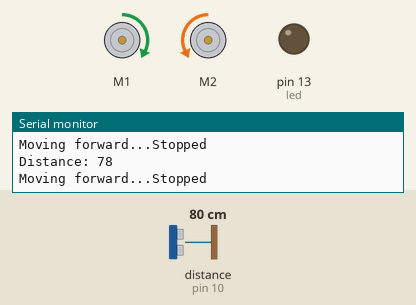
Recording of a sketch running on a simulated Arduino Uno, built with avr-gcc and run on an emulated ATmega328P. Parts: 2 × DC motor (green arrow = forward, orange = backward, longer = faster), output pins drawn as LEDs (lit = HIGH), the last lines printed to the serial monitor. Wiring (inferred from the names in the program): ultrasonic range finder: trigger pin 9; echo pin 10. The test bench sets the inputs (shaded band); at power-on: distance to the obstacle (sensor on pin 10) 80 cm. The echo pulse lasts 58.3 µs per cm; pins used as bus, display or sensor lines are not drawn.

Above: at 1.2 s.
1.3 s: distance to the obstacle (sensor on pin 10) set to 44 cm
4.3 s: distance to the obstacle (sensor on pin 10) set to 37 cm
At 4.8 s:
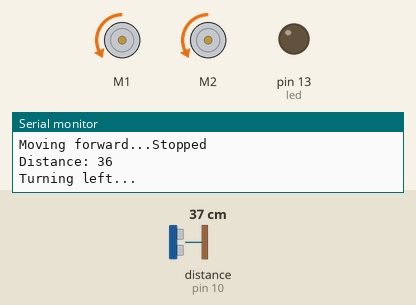
7.3 s: distance to the obstacle (sensor on pin 10) set to 60 cm
At 7.55 s:
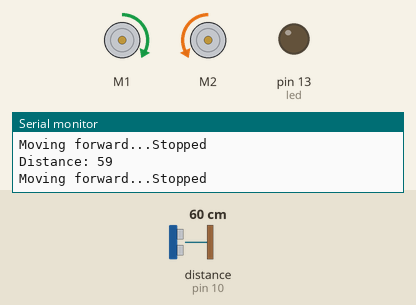
Timing chart, 0 to 10.3 s (numbered marks = the images above; inputs shaded):
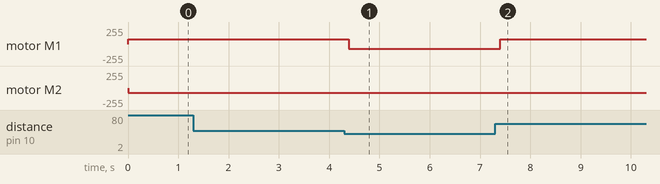

The sketch:

Rebecca_and_Jane_fianl.ino
```cpp
#include <Wire.h>
#include <Adafruit_MotorShield.h>
#include "utility/Adafruit_MS_PWMServoDriver.h"

// Create the motor shield object with the default I2C address
Adafruit_MotorShield AFMS = Adafruit_MotorShield();
// Or, create it with a different I2C address (say for stacking)
//Adafruit_MotorShield AFMS = Adafruit_MotorShield(0x61);

// Select which 'port' M1, M2, M3 or M4. In this case, M1
Adafruit_DCMotor *leftMotor = AFMS.getMotor(1);
// You can also make another motor on port M2
Adafruit_DCMotor *rightMotor = AFMS.getMotor(2);


/* for distance sensor */
// defines pins numbers
const int trigPin = 9;
const int echoPin = 10;
// defines variables
long duration;
int distance;
int led =13;
int led2 =13;

void setup() {
  pinMode (led, OUTPUT);
  pinMode(trigPin, OUTPUT); // Sets the trigPin as an Output
  pinMode(echoPin, INPUT); // Sets the echoPin as an Input

  Serial.begin(19200);
  AFMS.begin();
  leftMotor->setSpeed(70);
  rightMotor->setSpeed(70);
  //fanMotor->setSpeed(40);

  Serial.println("Startup");
}

void forward() {
  Serial.print("Moving forward...");
  leftMotor->run(FORWARD);
  rightMotor->run(BACKWARD);
  delay(100);
  leftMotor->run(RELEASE);
  rightMotor->run(RELEASE);
  Serial.println("Stopped");
}

//void fan() {
//  fanMotor->run(FORWARD);
//  delay(250);
//}

void turnleft() {
  Serial.print("Turning left...");
  leftMotor->run(BACKWARD);
  rightMotor->run(BACKWARD);
  delay(1000);
  leftMotor->run(RELEASE);
  rightMotor->run(RELEASE);
  Serial.println("Stopped");
}

void loop() {
  // Clears the trigPin
  digitalWrite(trigPin, LOW);
  delayMicroseconds(2);
  // Sets the trigPin on HIGH state for 10 micro seconds
  digitalWrite(trigPin, HIGH);
  delayMicroseconds(10);
  digitalWrite(trigPin, LOW);
  // Reads the echoPin, returns the sound wave travel time in microseconds
  duration = pulseIn(echoPin, HIGH);
  // Calculating the distance
  distance = duration * 0.034 / 2;
  // Prints the distance on the Serial Monitor
  Serial.print("Distance: ");
  Serial.println(distance);

  if (distance <= 40) {
    turnleft();
   // fan();
//    digitalWrite (led, LOW);
//    digitalWrite (led2, HIGH);
  }
  else {
    forward();
    //fan();
    digitalWrite (led, HIGH);
    digitalWrite (led2, LOW);
  }
}
```

Measured:
- the behaviour switches between 42 and 41 cm on distance to the obstacle (sensor on pin 10) (found by bisection; images 0 and 1)
- after the input at 4.3 s, motor M1: forward 70/255 → backward 70/255 after 0.09 s; motor M2: stays backward 70/255 (without the input it goes to stopped after 3.0 s)
- after the input at 7.3 s, motor M1: backward 70/255 → forward 70/255 after 0.10 s
